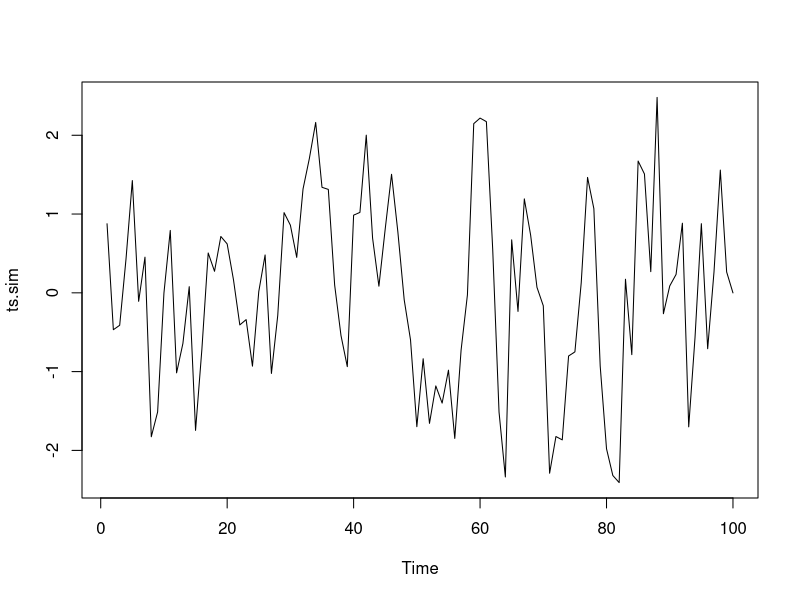
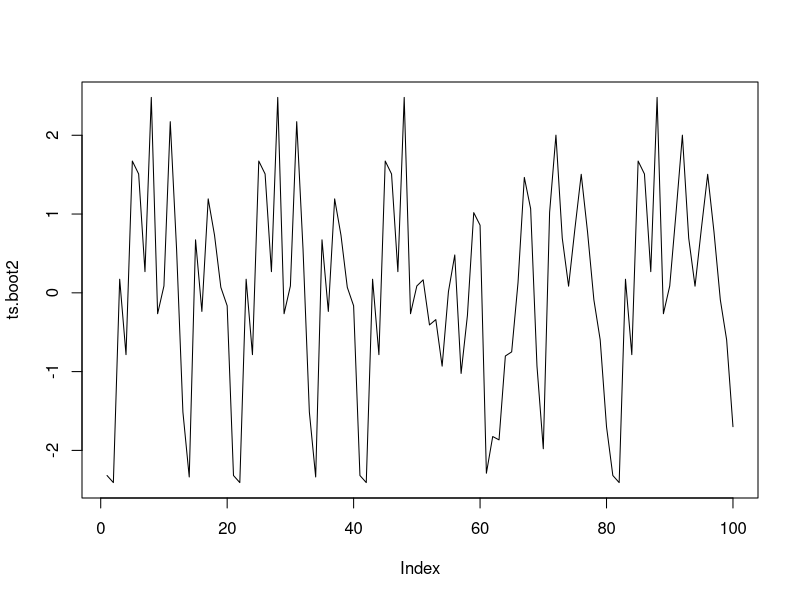

These figures' R source, in order:
## ---- chunk 1
knitr::opts_chunk$set(echo = TRUE)
## ---- chunk 2
ts.sim <- arima.sim(list(order = c(1, 0, 0), ar = 0.5), n = 100) 
ts.sim
plot(ts.sim)
## ---- chunk 3
ts.blocks <- list(ts.sim[c(1:10)], ts.sim[c(11:20)], ts.sim[c(21:30)], ts.sim[c(31:40)], ts.sim[c(41:50)], ts.sim[c(51:60)], ts.sim[c(61:70)], ts.sim[c(71:80)], ts.sim[c(81:90)], ts.sim[c(91:100)])
ts.blocks
## ---- chunk 4
ts.boot1 <- sample(ts.blocks, 10, replace = T)
ts.boot1
class(ts.boot1)
## ---- chunk 5
ts.boot2 <- c()
for(i in 1:10) {
  for(j in 1: 10) {
    ts.boot2 <- c(ts.boot2, ts.boot1[[i]][[j]])
  }
}
ts.boot2
class(ts.boot2)
## ---- chunk 6
plot(ts.boot2, type = "l")
